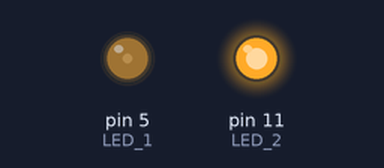
The sketch below on a simulated Arduino Uno, built with avr-gcc and run on an emulated ATmega328P. Parts: output pins drawn as LEDs (lit = HIGH).

Above: at 0.1 s.
Timing chart, 0 to 1.6 s (numbered marks = the images above):
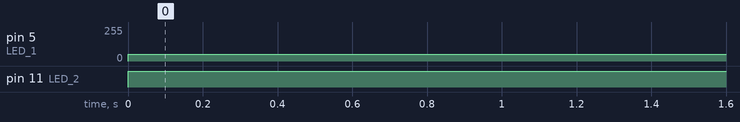

Measured:
- by itself, pin 5 (LED_1): 0/255 → 50/255 at 0.00 s
- by itself, pin 11 (LED_2): LOW → HIGH at 0.00 s

The sketch:

____3-1__________LED________.ino
```cpp
#define LED_1 5
#define LED_2 11

void setup() {
    pinMode(LED_1, OUTPUT);
    pinMode(LED_2, OUTPUT);
}

void loop() {
    analogWrite(LED_1, 50);
    analogWrite(LED_2, 255);
}
```
